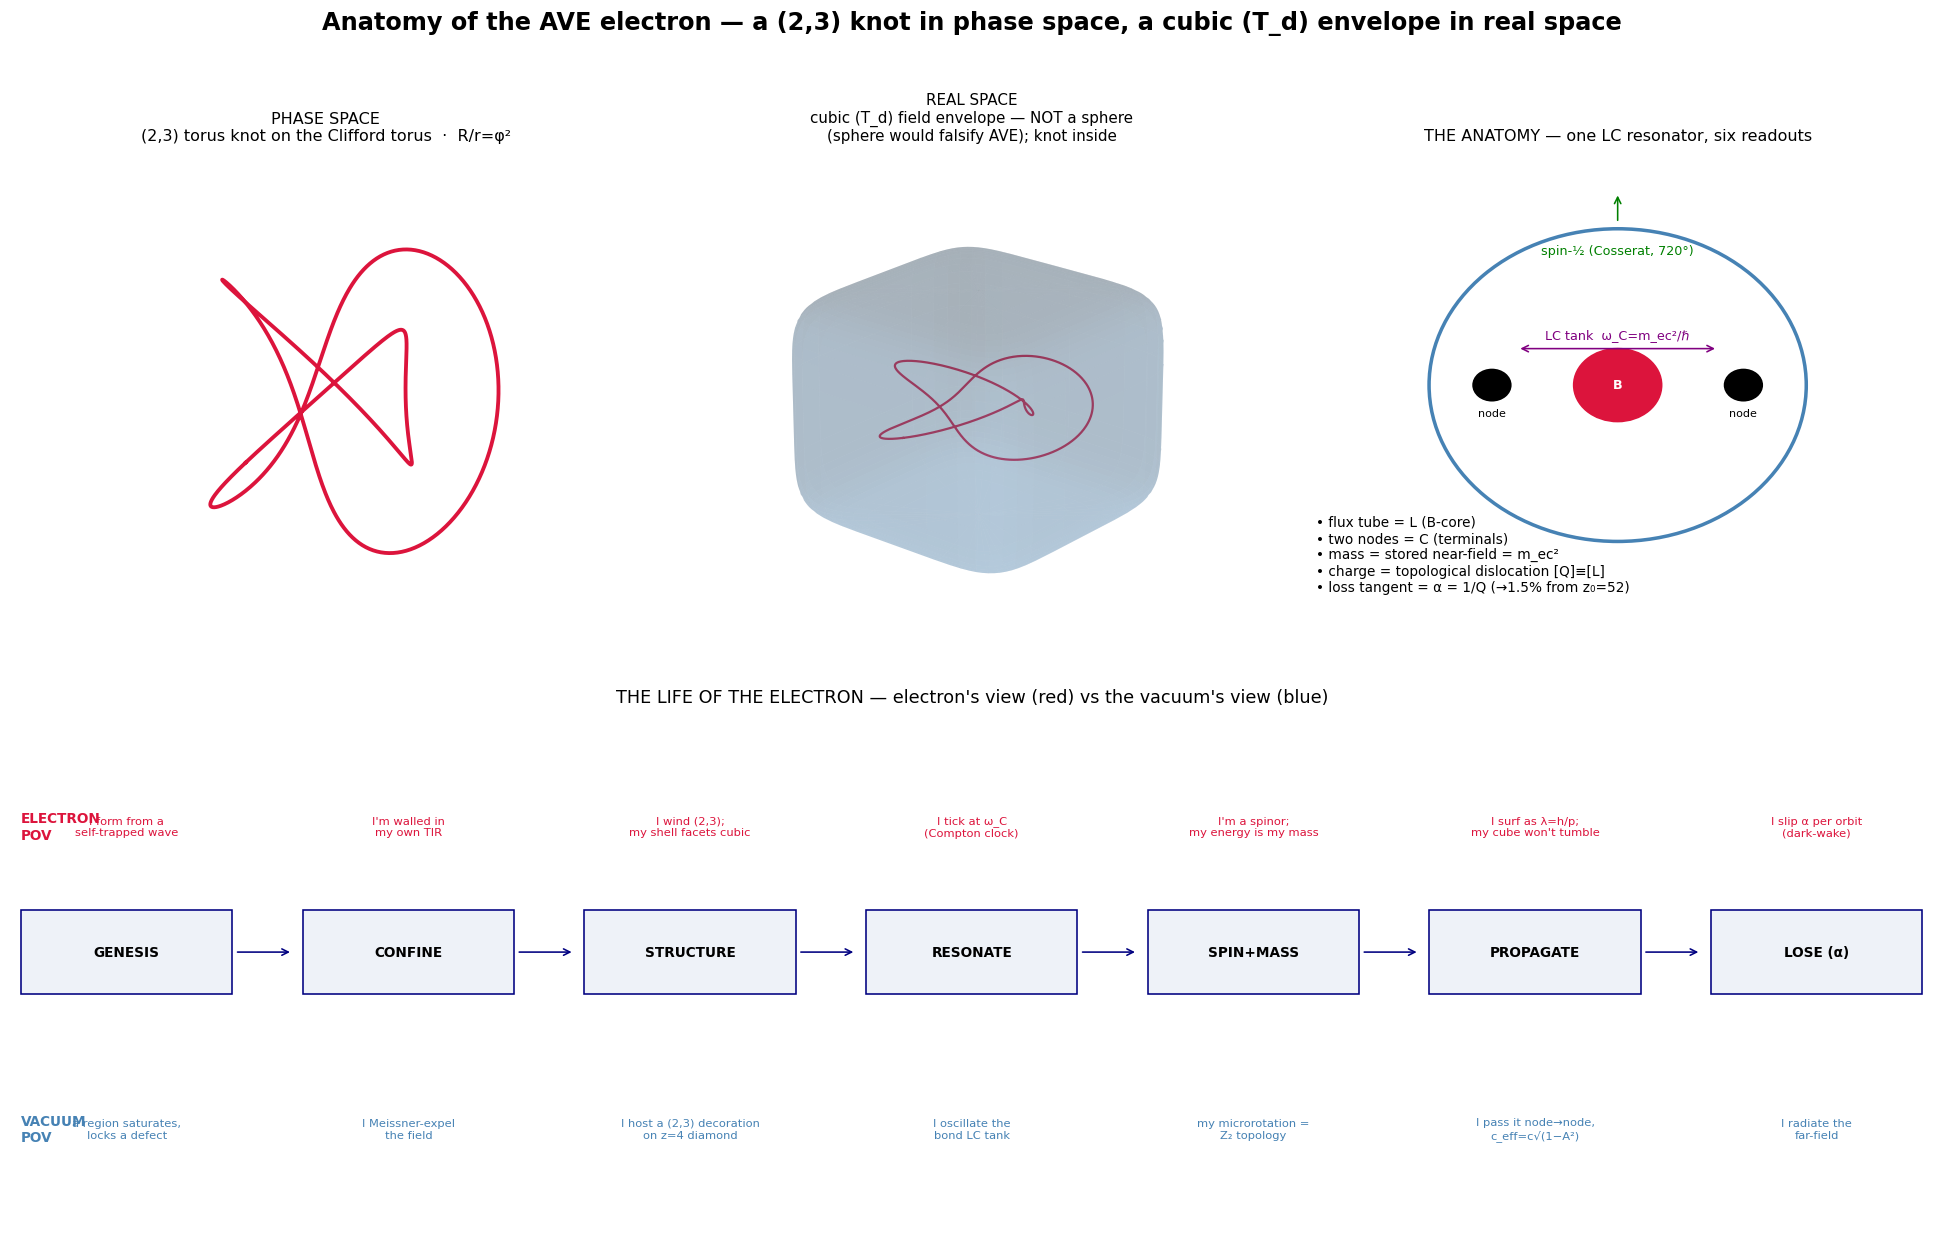

Recreate this plot in Python.
"""Anatomy of the AVE electron: phase-space (2,3) knot, real-space cubic (T_d)
envelope, the LC/spin/mass/charge anatomy, and the dual-POV life-cycle. Saves one PNG."""
import numpy as np
import matplotlib
matplotlib.use("Agg")
import matplotlib.pyplot as plt
from matplotlib.patches import FancyArrowPatch, Rectangle, Circle

fig = plt.figure(figsize=(17, 11))
fig.suptitle("Anatomy of the AVE electron — a (2,3) knot in phase space, a cubic (T_d) envelope in real space",
             fontsize=15, fontweight="bold")

# ---- Panel 1: PHASE SPACE — the (2,3) torus knot ----
ax1 = fig.add_subplot(2, 3, 1, projection="3d")
t = np.linspace(0, 2*np.pi, 1200)
p, q = 2, 3
R, r = 1.0, 0.42
xk = (R + r*np.cos(q*t))*np.cos(p*t)
yk = (R + r*np.cos(q*t))*np.sin(p*t)
zk = r*np.sin(q*t)
ax1.plot(xk, yk, zk, color="crimson", lw=2.4)
ax1.set_title("PHASE SPACE\n(2,3) torus knot on the Clifford torus  ·  R/r=φ²", fontsize=10)
ax1.set_axis_off(); ax1.view_init(elev=28, azim=35)

# ---- Panel 2: REAL SPACE — the cubic (T_d) saturated envelope ----
ax2 = fig.add_subplot(2, 3, 2, projection="3d")
def sq(w, m):  # superquadric helper
    return np.sign(w)*np.abs(w)**m
u = np.linspace(-np.pi/2, np.pi/2, 60)
v = np.linspace(-np.pi, np.pi, 60)
U, V = np.meshgrid(u, v)
e = 0.32  # rounded-cube exponent
Xe = sq(np.cos(U), e)*sq(np.cos(V), e)
Ye = sq(np.cos(U), e)*sq(np.sin(V), e)
Ze = sq(np.sin(U), e)
ax2.plot_surface(Xe, Ye, Ze, color="steelblue", alpha=0.22, linewidth=0, antialiased=True)
ax2.plot(0.55*xk, 0.55*yk, 0.55*zk, color="crimson", lw=1.4, alpha=0.9)  # knot inside
ax2.set_title("REAL SPACE\ncubic (T_d) field envelope — NOT a sphere\n(sphere would falsify AVE); knot inside", fontsize=9.5)
ax2.set_axis_off(); ax2.view_init(elev=22, azim=40)

# ---- Panel 3: the anatomy (LC / spin / mass / charge / loss) ----
ax3 = fig.add_subplot(2, 3, 3)
ax3.add_patch(Circle((0.5, 0.55), 0.30, fill=False, lw=2.2, color="steelblue"))
ax3.add_patch(Circle((0.5, 0.55), 0.07, color="crimson")); ax3.text(0.5,0.55,"B",ha="center",va="center",color="w",fontsize=8,fontweight="bold")
ax3.add_patch(Circle((0.30, 0.55), 0.03, color="k")); ax3.add_patch(Circle((0.70, 0.55), 0.03, color="k"))
ax3.text(0.30,0.49,"node",ha="center",fontsize=7); ax3.text(0.70,0.49,"node",ha="center",fontsize=7)
ax3.annotate("", xy=(0.66,0.62), xytext=(0.34,0.62), arrowprops=dict(arrowstyle="<->",color="purple"))
ax3.text(0.5,0.64,"LC tank  ω_C=m_ec²/ℏ",ha="center",fontsize=8,color="purple")
ax3.annotate("", xy=(0.5,0.92), xytext=(0.5,0.86), arrowprops=dict(arrowstyle="->",color="green"))
ax3.text(0.5,0.80,"spin-½ (Cosserat, 720°)",ha="center",fontsize=8,color="green")
txt = ("• flux tube = L (B-core)\n• two nodes = C (terminals)\n• mass = stored near-field = m_ec²\n"
       "• charge = topological dislocation [Q]≡[L]\n• loss tangent = α = 1/Q (→1.5% from z₀=52)")
ax3.text(0.02, 0.30, txt, fontsize=8.5, va="top")
ax3.set_title("THE ANATOMY — one LC resonator, six readouts", fontsize=10)
ax3.set_xlim(0,1); ax3.set_ylim(0,1); ax3.axis("off")

# ---- Panel 4+5+6 (bottom row span): the dual-POV life-cycle ----
ax4 = fig.add_subplot(2, 1, 2)
stages = ["GENESIS","CONFINE","STRUCTURE","RESONATE","SPIN+MASS","PROPAGATE","LOSE (α)"]
elec = ["I form from a\nself-trapped wave","I'm walled in\nmy own TIR","I wind (2,3);\nmy shell facets cubic",
        "I tick at ω_C\n(Compton clock)","I'm a spinor;\nmy energy is my mass","I surf as λ=h/p;\nmy cube won't tumble","I slip α per orbit\n(dark-wake)"]
vac  = ["a region saturates,\nlocks a defect","I Meissner-expel\nthe field","I host a (2,3) decoration\non z=4 diamond",
        "I oscillate the\nbond LC tank","my microrotation =\nZ₂ topology","I pass it node→node,\nc_eff=c√(1−A²)","I radiate the\nfar-field"]
N = len(stages); xs = np.linspace(0.06, 0.94, N)
for i,x in enumerate(xs):
    ax4.add_patch(Rectangle((x-0.055,0.46),0.11,0.16, fc="#eef2f8", ec="navy"))
    ax4.text(x,0.54,stages[i],ha="center",va="center",fontsize=8.5,fontweight="bold")
    ax4.text(x,0.78,elec[i],ha="center",va="center",fontsize=7.2,color="crimson")
    ax4.text(x,0.20,vac[i],ha="center",va="center",fontsize=7.2,color="steelblue")
    if i<N-1: ax4.annotate("",xy=(xs[i+1]-0.06,0.54),xytext=(x+0.056,0.54),arrowprops=dict(arrowstyle="->",color="navy"))
ax4.text(0.005,0.78,"ELECTRON\nPOV",ha="left",va="center",fontsize=8.5,color="crimson",fontweight="bold")
ax4.text(0.005,0.20,"VACUUM\nPOV",ha="left",va="center",fontsize=8.5,color="steelblue",fontweight="bold")
ax4.set_title("THE LIFE OF THE ELECTRON — electron's view (red) vs the vacuum's view (blue)", fontsize=11)
ax4.set_xlim(0,1); ax4.set_ylim(0,1); ax4.axis("off")

plt.tight_layout(rect=[0,0,1,0.96])
plt.savefig("research/figures/ave_electron_anatomy.png", dpi=115, bbox_inches="tight")
print("saved research/figures/ave_electron_anatomy.png")
